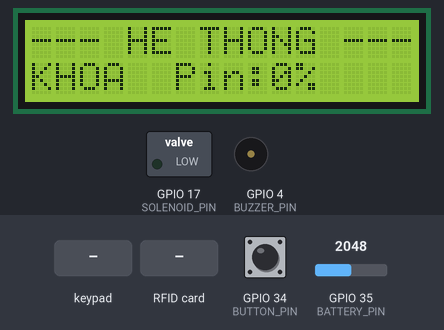
Bench run of a sketch on a simulated ESP32. On the bench: 16×2 character LCD, switched loads named in the sketch (green lamp = pin HIGH), buzzer (waves = sounding, pin HIGH). The inputs (shaded band) are chosen by the test bench; at power-on: GPIO 34 (BUTTON_PIN) HIGH, GPIO 35 (BATTERY_PIN) = 2048. WiFi joins after 1.5 s; servers stay silent unless stated; random numbers use the default seed unless the sketch sets one; EEPROM starts erased; no MQTT or app messages arrive unless stated.

Above: at 1.3 s.
1.4 s: keypad keys 1 2 3 6 # pressed 0.4 s apart
At 3.6 s:
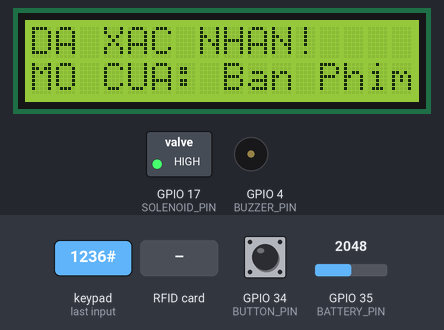
4.9 s: GPIO 34 (BUTTON_PIN) pulled LOW for 3.2 s
At 8.6 s:
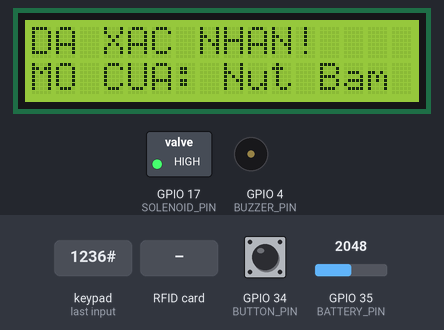
11.3 s: RFID card 03 78 16 19 56 held to the reader
14.5 s: key '*' pressed
17.7 s: keypad keys 0 2 0 6 2 3 # pressed 0.4 s apart
At 20.8 s:
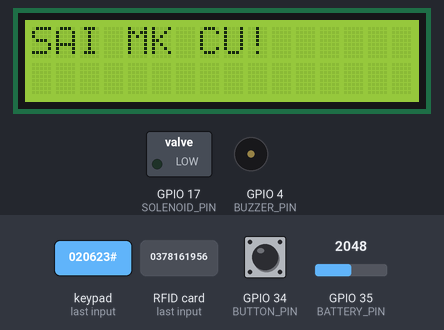
22.0 s: RFID card 63 CD A2 56 held to the reader
At 23.2 s:
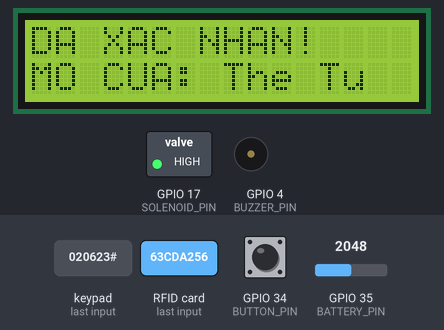
Timing chart, 0 to 26.8 s (numbered marks = the images above; inputs shaded):
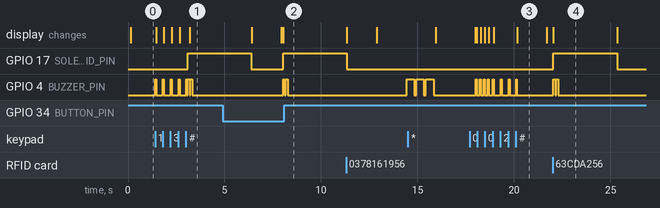

The sketch:

test.ino
```cpp
#include <WiFi.h>
#include <WiFiMulti.h>
#include <PubSubClient.h>
#include <Wire.h>
#include <SPI.h>
#include <MFRC522.h>
#include <Keypad.h>
#include <LiquidCrystal_I2C.h>
#include <WiFiClientSecure.h>
#include <ArduinoJson.h>
#include <Preferences.h>

/* ================= CẤU HÌNH HỆ THỐNG ================= */
const char* mqttServer = "d60daf22.ala.asia-southeast1.emqxsl.com";
const int mqttPort = 8883;
const char* lockId = "e16147df-f1a2-40bb-b813-750bd79e6b2e";

#define SS_PIN 5
#define RST_PIN 32
#define BUZZER_PIN 4
#define BUTTON_PIN 34
#define SOLENOID_PIN 17
#define BATTERY_PIN 35

/* ================= ĐỐI TƯỢNG VÀ BIẾN ================= */
WiFiMulti wifiMulti;
MFRC522 rfid(SS_PIN, RST_PIN);
LiquidCrystal_I2C lcd(0x27, 16, 2);
Preferences preferences;
WiFiClientSecure espClient;
PubSubClient mqttClient(espClient);

unsigned long lastLCDActivity = 0;
const unsigned long LCD_TIMEOUT = 20000;
bool isLCDBacklightOn = true;
int globalBattery = 100;
String currentPass = "1236";

#define ROW_NUM 4
#define COL_NUM 3
byte pin_rows[ROW_NUM] = {33, 25, 26, 27};
byte pin_cols[COL_NUM] = {14, 12, 13};
char keys[ROW_NUM][COL_NUM] = { {'1','2','3'}, {'4','5','6'}, {'7','8','9'}, {'*','0','#'} };
Keypad keypad = Keypad(makeKeymap(keys), pin_rows, pin_cols, ROW_NUM, COL_NUM);

enum SystemState { SYS_IDLE, SYS_WAIT_PASSWORD, SYS_LOCKED, SYS_CHANGE_OLD, SYS_CHANGE_NEW, SYS_CHANGE_CONFIRM };
SystemState currentState = SYS_IDLE;

String inputPassword = "";
String tempPassword = "";
int failCount = 0;
int failCountRFID = 0;
unsigned long lockStartTime = 0;
unsigned long lastActivityTime = 0;
const unsigned long TIMEOUT_TIME = 10000;
bool isLearningMode = false;
unsigned long lastNetCheck = 0;

/* ================= HÀM HỖ TRỢ ================= */
void beepStep() { digitalWrite(BUZZER_PIN, HIGH); delay(50); digitalWrite(BUZZER_PIN, LOW); }
void beepSuccess() { for(int i=0; i<2; i++){ digitalWrite(BUZZER_PIN, HIGH); delay(100); digitalWrite(BUZZER_PIN, LOW); delay(50); } }
void beepError() { for(int i=0; i<3; i++){ digitalWrite(BUZZER_PIN, HIGH); delay(400); digitalWrite(BUZZER_PIN, LOW); delay(100); } }

void wakeUpLCD() {
  lastLCDActivity = millis();
  if (!isLCDBacklightOn) { lcd.backlight(); isLCDBacklightOn = true; }
}

int getBatteryPercent() {
  long sum = 0;
  for(int i=0; i<10; i++) { sum += analogRead(BATTERY_PIN); }
  float voltage = ((sum / 10.0) / 4095.0) * 3.3 * 4.7;
  float percent = (voltage - 9.0) / (12.6 - 9.0) * 100.0;
  return (int)constrain(percent, 0, 100);
}

void showIdle() {
  globalBattery = getBatteryPercent();
  wakeUpLCD();
  lcd.clear();
  lcd.setCursor(0, 0); lcd.print("--- HE THONG ---");
  lcd.setCursor(0, 1); lcd.print("KHOA  Pin:");
  lcd.print(globalBattery); lcd.print("%");
  currentState = SYS_IDLE;
  inputPassword = "";
}

// Hàm gửi trạng thái chuẩn (dùng cho Mở/Khóa/Cảnh báo)
void publishStatus(bool locked, const char* method, const char* userName, bool saveToHistory = true) {
  if (!mqttClient.connected()) return;
  String topic = "smartlock/" + String(lockId) + "/status";
  StaticJsonDocument<256> doc;
  doc["locked"] = locked;
  doc["online"] = true;
  doc["battery"] = getBatteryPercent();
  doc["method"] = method;
  doc["by"] = userName;
  doc["save"] = saveToHistory;
  String payload;
  serializeJson(doc, payload);
  mqttClient.publish(topic.c_str(), payload.c_str(), true);
}

// Hàm gửi thông báo quản lý (Dành riêng cho Thêm/Xóa thẻ để tránh hiện "Đã khóa")
void publishAdminEvent(const char* method, const char* note) {
  if (!mqttClient.connected()) return;
  String topic = "smartlock/" + String(lockId) + "/status";
  StaticJsonDocument<256> doc;
  doc["online"] = true;
  doc["method"] = method;
  doc["by"] = note;
  doc["save"] = true;
  // Không gửi kèm biến "locked" để App không báo trạng thái khóa
  String payload;
  serializeJson(doc, payload);
  mqttClient.publish(topic.c_str(), payload.c_str(), true);
}

void unlock(const char* method, const char* userName) {
  wakeUpLCD();
  lcd.clear(); lcd.print("DA XAC NHAN!");
  lcd.setCursor(0,1); lcd.print("MO CUA: "); lcd.print(userName);
  digitalWrite(SOLENOID_PIN, HIGH);
  publishStatus(false, method, userName, true);
  beepSuccess();
  delay(3000);
  digitalWrite(SOLENOID_PIN, LOW);
  lcd.clear(); lcd.print("DA KHOA LAI");
  publishStatus(true, "auto_lock", "He Thong", false);
  delay(1500);
  showIdle();
}

void maintainConnections() {
  if (millis() - lastNetCheck < 10000) return;
  lastNetCheck = millis();
  if (wifiMulti.run() != WL_CONNECTED) return;

  if (!mqttClient.connected()) {
    String clientId = "ESP32_Lock_" + String(random(1000, 9999));
    if (mqttClient.connect(clientId.c_str(), "anhminh", "020623")) {
        mqttClient.subscribe(("smartlock/" + String(lockId) + "/cmd").c_str());
        publishStatus((digitalRead(SOLENOID_PIN) == LOW), "boot", "He Thong", false);
    }
  }
}

/* ================= XỬ LÝ PHẦN CỨNG ================= */
void handleRFID() {
  if (currentState == SYS_LOCKED) return;
  if (!rfid.PICC_IsNewCardPresent() || !rfid.PICC_ReadCardSerial()) return;
  wakeUpLCD();

  String cardID = "";
  for (byte i = 0; i < rfid.uid.size; i++) {
    cardID += String(rfid.uid.uidByte[i] < 0x10 ? "0" : "");
    cardID += String(rfid.uid.uidByte[i], HEX);
  }
  cardID.toUpperCase();

  if (isLearningMode) {
    if (mqttClient.connected()) {
      StaticJsonDocument<256> doc;
      doc["pending_id"] = cardID;
      doc["online"] = true;
      String payload; serializeJson(doc, payload);
      mqttClient.publish(("smartlock/" + String(lockId) + "/status").c_str(), payload.c_str());
      // BỎ publishStatus ở đây để không hiện 2 lần
    }
    lcd.clear(); lcd.print("DA QUET THE!");
    isLearningMode = false; beepSuccess(); delay(2000); showIdle();
  } else {
    preferences.begin("rfid-cards", true);
    bool authorized = preferences.isKey(cardID.c_str()) || (cardID == "63CDA256");
    preferences.end();

    if (authorized) {
      failCountRFID = 0;
      unlock("rfid", "The Tu");
    } else {
      failCountRFID++;
      beepError();
      lcd.clear(); lcd.print("THE CHUA DK!");
      publishStatus(true, "warning", "The la xam nhap", true);

      if (failCountRFID >= 3) {
        currentState = SYS_LOCKED;
        lockStartTime = millis();
        lcd.setCursor(0,1); lcd.print("TAM KHOA 30S!");
        publishStatus(true, "warning", "Khoa the 30s", true);
      } else {
        delay(2000); showIdle();
      }
    }
  }
  rfid.PICC_HaltA(); rfid.PCD_StopCrypto1();
}

void startInput(const char* line1) {
  lastActivityTime = millis(); wakeUpLCD();
  lcd.clear(); lcd.print(line1); lcd.setCursor(0,1); lcd.print("> ");
  inputPassword = "";
}

void handleKeypad() {
  if (currentState == SYS_LOCKED) {
    if (millis() - lockStartTime > 30000) {
      currentState = SYS_IDLE; failCount = 0; failCountRFID = 0; showIdle();
    }
    return;
  }
  char key = keypad.getKey();
  if (!key) {
    if (currentState != SYS_IDLE && (millis() - lastActivityTime > TIMEOUT_TIME)) showIdle();
    return;
  }
  wakeUpLCD(); lastActivityTime = millis(); beepStep();

  if (currentState == SYS_IDLE) {
    if (key == '*') { currentState = SYS_CHANGE_OLD; startInput("NHAP MK CU:"); }
    else { startInput("MAT KHAU:"); currentState = SYS_WAIT_PASSWORD; if (key >= '0' && key <= '9') { inputPassword += key; lcd.print("*"); } }
    return;
  }
  if (key == '*') { showIdle(); return; }
  if (key >= '0' && key <= '9' && inputPassword.length() < 4) {
    inputPassword += key;
    lcd.setCursor(inputPassword.length() + 1, 1); lcd.print("*");
  }
  if (key == '#') {
    if (inputPassword.length() < 4) return;
    if (currentState == SYS_WAIT_PASSWORD) {
      if (inputPassword == currentPass) { failCount = 0; unlock("password", "Ban Phim"); }
      else {
        failCount++; beepError();
        publishStatus(true, "warning", "Sai mat khau", true);
        if (failCount >= 3) {
          currentState = SYS_LOCKED; lockStartTime = millis();
          lcd.clear(); lcd.print("TAM KHOA PHIM!");
          publishStatus(true, "warning", "Bi khoa 30s", true);
        } else { lcd.clear(); lcd.print("SAI MAT KHAU!"); delay(1500); startInput("MAT KHAU:"); }
      }
    }
    else if (currentState == SYS_CHANGE_OLD) {
      if (inputPassword == currentPass) { startInput("NHAP MK MOI:"); currentState = SYS_CHANGE_NEW; beepSuccess(); }
      else {
        lcd.clear(); lcd.print("SAI MK CU!");
        publishStatus(true, "warning", "Doi MK fail", true);
        delay(1500); showIdle();
      }
    }
    else if (currentState == SYS_CHANGE_NEW) { tempPassword = inputPassword; startInput("XAC NHAN MK:"); currentState = SYS_CHANGE_CONFIRM; }
    else if (currentState == SYS_CHANGE_CONFIRM) {
      if (inputPassword == tempPassword) {
        currentPass = inputPassword;
        preferences.begin("lock-data", false); preferences.putString("password", currentPass); preferences.end();
        lcd.clear(); lcd.print("THANH CONG!");
        publishStatus(true, "change_password", "Ban Phim", true);
        beepSuccess(); delay(2000); showIdle();
      } else { lcd.clear(); lcd.print("KHONG KHOP!"); delay(1500); showIdle(); }
    }
  }
}

/* ================= SETUP ================= */
void setup() {
  Serial.begin(115200);
  pinMode(SOLENOID_PIN, OUTPUT); pinMode(BUZZER_PIN, OUTPUT); pinMode(BUTTON_PIN, INPUT_PULLUP);
  Wire.begin(21, 22); lcd.init(); lcd.backlight();
  preferences.begin("lock-data", true);
  currentPass = preferences.getString("password", "1236");
  preferences.end();
  SPI.begin(); rfid.PCD_Init();

  wifiMulti.addAP("NGUYEN ANH DUNG", "0378161956");
  wifiMulti.addAP("AnhMinh", "02060723");

  espClient.setInsecure();
  mqttClient.setServer(mqttServer, mqttPort);
  mqttClient.setCallback([](char* t, byte* p, unsigned int l){
    StaticJsonDocument<256> d; deserializeJson(d, p, l);
    String action = d["action"];

    if (action == "unlock") {
      unlock("app", d["by"]);
    }
    else if (action == "START_LEARNING") {
      isLearningMode = true;
      wakeUpLCD(); lcd.clear(); lcd.print("DANG CHO THE..."); beepSuccess();
    }
    else if (action == "ADD_CARD") {
        String cId = d["id"]; cId.toUpperCase();
        preferences.begin("rfid-cards", false);
        preferences.putBool(cId.c_str(), true);
        preferences.end();

        // Hiện duy nhất 1 thông báo: "đã thêm thẻ"
        publishAdminEvent("da_them_the", cId.c_str());
        beepSuccess(); showIdle();
    }
    else if (action == "REMOVE_CARD") {
        String cId = d["id"]; cId.toUpperCase();
        preferences.begin("rfid-cards", false);
        preferences.remove(cId.c_str());
        preferences.end();

        // Hiện duy nhất 1 thông báo: "đã xóa thẻ"
        publishAdminEvent("da_xoa_the", cId.c_str());
        beepSuccess(); showIdle();
    }
  });
  showIdle();
}

/* ================= LOOP ================= */
void loop() {
  handleKeypad();
  handleRFID();
  if (digitalRead(BUTTON_PIN) == LOW) { delay(50); if(digitalRead(BUTTON_PIN) == LOW) unlock("button", "Nut Bam"); }
  maintainConnections();
  if (mqttClient.connected()) mqttClient.loop();
  if (isLCDBacklightOn && (millis() - lastLCDActivity > LCD_TIMEOUT)) { lcd.noBacklight(); isLCDBacklightOn = false; }
}
```

Measured:
- after the input at 1.4 s, GPIO 17 (SOLENOID_PIN): LOW → HIGH after 1.7 s; GPIO 4 (BUZZER_PIN): goes 4 × (HIGH 0.05 s, LOW 0.35 s), HIGH 0.05 s, LOW 0.03 s, HIGH 0.10 s, LOW 0.05 s, HIGH 0.10 s, then LOW, starting at once; the display: first changes after 0.07 s (image 1 shows a later state)
- after the input at 4.9 s, GPIO 4 (BUZZER_PIN): alternates HIGH for 0.10 s and LOW for 0.05 s, 4 changes in all, then stays LOW, starting after 3.1 s
- after the input at 11.3 s, GPIO 4 (BUZZER_PIN): LOW → HIGH after 3.1 s
- after the input at 22.0 s, GPIO 17 (SOLENOID_PIN): LOW → HIGH at once, → LOW 3.3 s later; GPIO 4 (BUZZER_PIN): alternates HIGH for 0.10 s and LOW for 0.05 s, 4 changes in all, then stays LOW, starting at once
- what the display in image 3 shows lasts 1.5 s, from 20.2 s to 21.7 s
